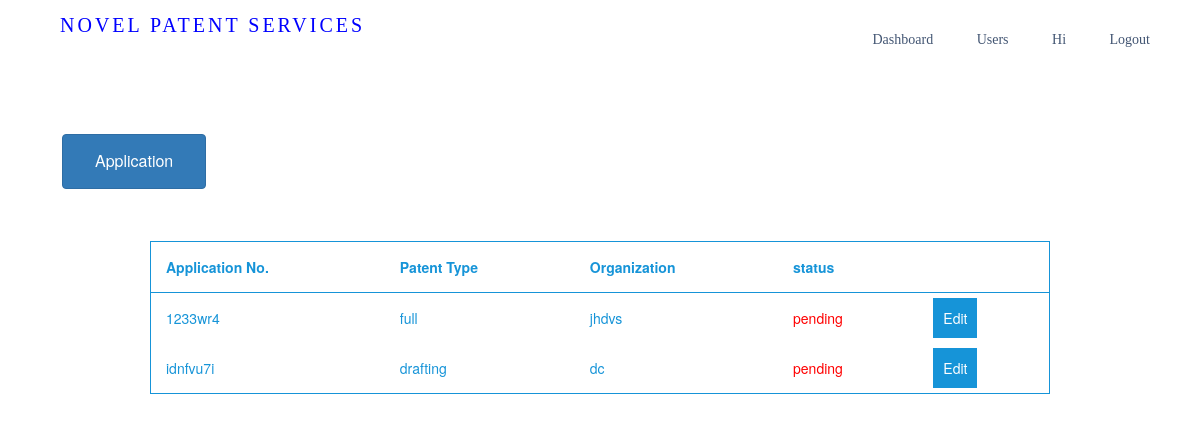
The app's page /adminpanel/ with its own data.
### Patent/models.py (models this page shows, shortened)
class Patentapplication(models.Model):
    uid = models.CharField(max_length=20)
    title = models.CharField(max_length=1000)
    organisation = models.CharField(max_length=100)
    modeofcontact = models.CharField(max_length=50)
    referedby = models.CharField(max_length=100)
    conntactnumber = models.CharField(max_length=10)
    emailid = models.EmailField(max_length=50)
    patenttype = models.CharField(max_length=30)
    status = models.BooleanField(default=False)

### adminpanel/views.py (the view)
# urls.py: path("", views.adminpanel, name='adminpanel'),
def adminpanel(r):
    patent = apps.get_model('Patent', 'Patentapplication')
    return render(r, "admin/admin.html", {'con': patent.objects.all()})

### templates/admin/admin.html (shortened to what this page needs)
<!DOCTYPE html>
<html lang="en">
<head>
    <link rel="stylesheet" href="https://maxcdn.bootstrapcdn.com/bootstrap/3.4.1/css/bootstrap.min.css">
</head>
{% include 'navigation/topnavbar.html' %}
<body>
    <div class="btn-group" style="margin-top:5%;margin-left:5%">
        <button type="button" style="padding:15px 32px;font-size: 16px;margin: 4px 2px;" class="btn btn-primary dropdown-toggle" data-toggle="dropdown" aria-haspopup="true" aria-expanded="false" >
          Application
        </button>
      </div>
    <div>
        <table align="center" style="margin-top:4%;">
            <tr >
              <th>Application No.</th>
              <th>Patent Type</th>
              <th>Organization</th>
              <th>status</th>
              <th></th>
</tr>
{% for i in con %}
            <tr>
                <td>{{i.uid}}</td>
                <td>{{i.patenttype}}</td>
                <td>{{i.organisation}}</td>
                {% if i.status %}
                <td style="color:green">completed</td>
                {% else %}
                <td style="color:red">pending</td>
                {% endif %}
                <td><a type="button btn-primary" style="background-color: #1694d8;padding:10px;text-decoration:none ;color: white;border-color: #1694d8;" href="{% url 'editapplication' uid=i.uid  %}" >Edit</a></td>
              </tr>
            {% endfor %}
          </table>
          </div>
</body>
</html>

### templates/admin/admin.html (style rules this page uses)
table { width:75%; border: 1px solid #1694d8; color: #1694d8; }
th, td { padding: 15px; }
th { border-bottom: 1px solid #1694d8; text-align: left; }

### records on screen
Patentapplication: uid "1233wr4", patenttype "full", organisation "jhdvs", status "pending"
Patentapplication: uid "idnfvu7i", patenttype "drafting", organisation "dc", status "pending"
